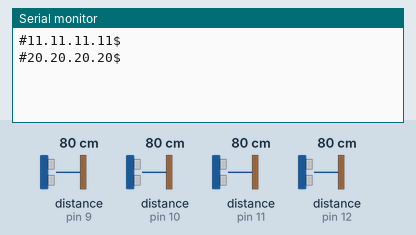
Recording of a sketch running on a simulated Arduino Uno, built with avr-gcc and run on an emulated ATmega328P. Parts: the last lines printed to the serial monitor. Wiring (inferred from the names in the program): 4 × range finder with pulse-width output: data pin 9 / data pin 10 / data pin 11 / data pin 12. The inputs (shaded band) are chosen by the test bench; at power-on: distance to the obstacle (sensors on pin 9, pin 10, pin 11, pin 12) 80 cm. The echo pulse lasts 58.3 µs per cm.

Above: at 1.2 s.
1.3 s: distance to the obstacle (sensor on pin 9) set to 2 cm
At 2.1 s:
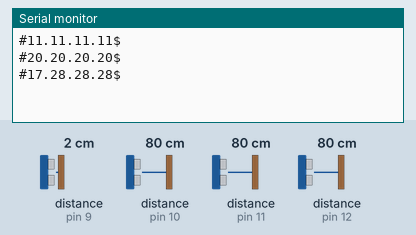
2.8 s: distance to the obstacle (sensor on pin 10) set to 2 cm
At 3.3 s:
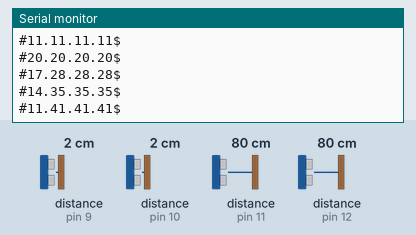
4.3 s: distance to the obstacle (sensor on pin 11) set to 2 cm
At 4.9 s:
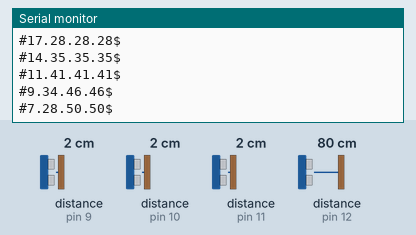
5.8 s: distance to the obstacle (sensor on pin 12) set to 2 cm
At 5.8 s:
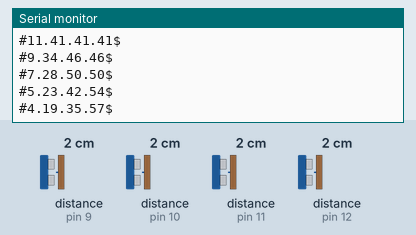
7.3 s: distance to the obstacle (sensor on pin 9) set to 4 cm
At 8.3 s:
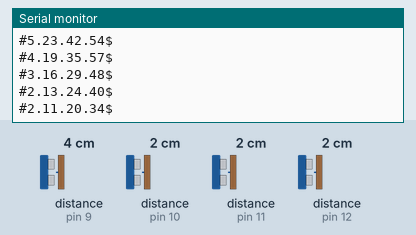
8.8 s: distance to the obstacle (sensor on pin 10) set to 4 cm
At 9.5 s:
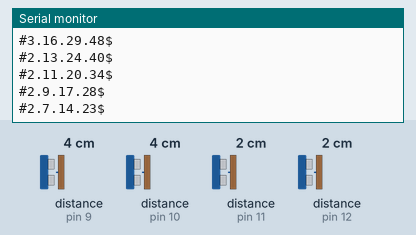
Timing chart, 0 to 11.3 s (numbered marks = the images above; inputs shaded):
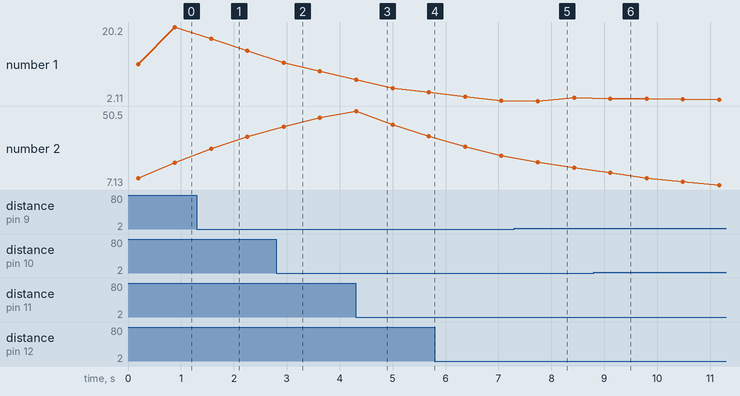

The sketch:

ArdNano_4sens_v1.ino
```cpp
#include <MegunoLink.h>
// Define pins to be used. On Arduino "D9, D10, D11, D12"
const int pwPin1 = 9; //North
const int pwPin2 = 10; //South
const int pwPin3 = 11;  //East
const int pwPin4 = 12; //West
//variables to store values
long pulse1, pulse2, pulse3, pulse4, cm1, cm2, cm3, cm4, cm_1, cm_2, cm_3, cm_4;
void setup()
{
  //This opens up a serial connection to shoot the results back to the PC console
  Serial.begin(9600);
}

void loop()
{
  pinMode(pwPin1, INPUT);
  pinMode(pwPin2, INPUT);
  pinMode(pwPin3, INPUT);
  pinMode(pwPin4, INPUT);
  //Used to read in the pulse that is being sent by the MaxSonar device
  //Pulse Width respresentation with a scale factor of 147 uS per Inch
  pulse1 = pulseIn(pwPin1, HIGH);
  pulse2 = pulseIn(pwPin2, HIGH);
  pulse3 = pulseIn(pwPin3, HIGH);
  pulse4 = pulseIn(pwPin4, HIGH);

  cm1 = pulse1 / 147 * 2.54; //converts pulse width to cm
  cm2 = pulse2 / 147 * 2.54;
  cm3 = pulse3 / 147 * 2.54;
  cm4 = pulse4 / 147 * 2.54;

  cm_1 = 0.8529*cm_1+0.1471*cm1; //filtered pulse
  cm_2 = 0.8529*cm_2+0.1471*cm2;
  cm_3 = 0.8529*cm_3+0.1471*cm3;
  cm_4 = 0.8529*cm_4+0.1471*cm4;

  Serial.print("#");
  Serial.print(cm_1, DEC); // Pin #9
  Serial.print(".");
  Serial.print(cm_2, DEC); // Pin #10
  Serial.print(".");
  Serial.print(cm_3, DEC); // Pin #11
  Serial.print(".");
  Serial.print(cm_4, DEC); // Pin #12
  Serial.print("$");
  Serial.println();
//  TimePlot Plot;
//  Plot.SendData("Filtered cm1", cm_1);
//  //Plot.SendData("Raw1", cm1);
//  Plot.SendData("Filtered cm2", cm_2);
//  //Plot.SendData("Raw2", cm2);
//  Plot.SendData("Filtered cm3", cm_3);
//  //Plot.SendData("Raw3", cm3);
//  Plot.SendData("Filtered cm4", cm_4);
//  //Plot.SendData("Raw4", cm4);

  delay(500); //100ms delay
}
```

Measured:
- after the input at 1.3 s, the serial monitor: prints a new line after 0.27 s (image 1)
- after the input at 7.3 s, the serial monitor: prints a new line after 0.44 s (image 5)
- plotted number 1: 20.2 → 14.35 after the input at 1.3 s, 14.35 → 9.34 after the input at 2.8 s, 2.13 → 2.9 after the input at 7.3 s
- plotted number 2: 46.46 → 35.57 after the input at 4.3 s, 35.57 → 24.4 after the input at 5.8 s
